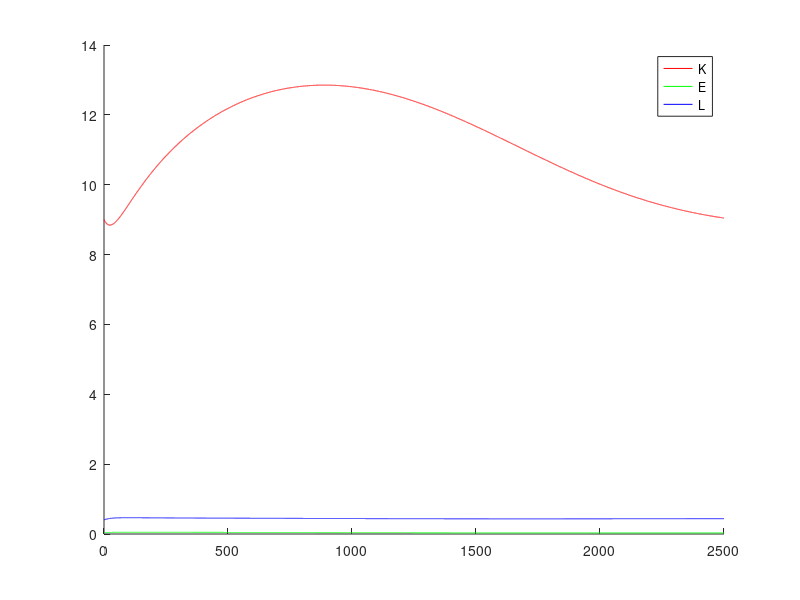
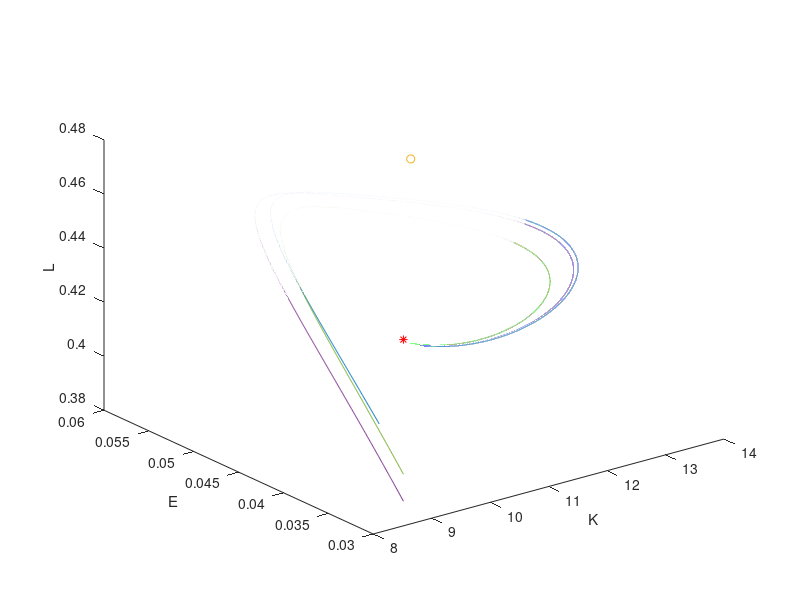

The MATLAB script that drew these images, in order:
%%%% Simulation of the 3 dynamical system eqns dot{K}, dot{E}, dot{L}
% realization of two trajectories in the space starting form an arbitrary
% point and the fixed point P*. Code that generates the Fig 3 in report

clear; close all;
t0=0;
T=2500;
h=0.1;
%% parameters of the model
alpha = 0.1;
beta = 0.8; 
gamma = 0.58;
delta = 0.05;
epsil = 1;
eta = 1.5;
theta = 0.001;
E_bar = 0.17;
star_L = beta/(beta+epsil);
% repr. ratio f(L*)/f'(L*)
%f_ratio=(beta*epsil*eta)/((beta+epsil)*(eta*(beta+epsil)-(beta*epsil)));

%% equations
f = @(x) epsil*((1-x)^((epsil-eta*(1+epsil))/eta))*(x^(1-beta))/beta; 
diff_f = @(x) -(epsil*((1-x)^((epsil-eta*(1+epsil))/eta))...
    *(((beta+epsil)*eta-epsil)*x+(1-beta)*eta))/(beta*eta*(x-1)*(x^beta));

K_f = @(K, E, L) (K^alpha)*(L^(beta-1))*(E^gamma)*((beta+epsil)*L-beta)/epsil;
E_f = @(K, E, L) E*(E_bar-E)-delta*(K^alpha)*(L^beta)*(E^gamma);
L_f = @(K, E, L) (f(L)/diff_f(L))*(alpha*(K^(alpha-1))*(L^(beta-1))*(E^gamma)...
    *((beta+epsil)*L-beta)/epsil + gamma*(E_bar-E-delta*(K^alpha)*(L^beta)*(E^(gamma-1)))...
    +(theta-alpha*(K^(alpha-1))*(L^beta)*(E^gamma))/eta);

%% Runge-Kutta
%>>> initial point - set 1
Klv(1)=9.002396759;
Elv(1)=0.035860545540;
Llv(1)=0.4059105885;   
% Klv(1)=8.002396759;
% Elv(1)=0.025860545540;
% Llv(1)=0.3059105885; 

N=(T-t0)/h;% timesteps
tt= t0:h:T;
% Runge-Kutta coefficients calcualtion of steps
for n = 1:N
    K1k = K_f(Klv(n), Elv(n), Llv(n));
    K1e = E_f(Klv(n), Elv(n), Llv(n));
    K1l = L_f(Klv(n), Elv(n), Llv(n));
    K2k = K_f(Klv(n) + h*K1k/2, Elv(n) + h*K1e/2, Llv(n) + h*K1l/2);
    K2e = E_f(Klv(n) + h*K1k/2, Elv(n) + h*K1e/2, Llv(n) + h*K1l/2);
    K2l = L_f(Klv(n) + h*K1k/2, Elv(n) + h*K1e/2, Llv(n) + h*K1l/2);
    K3k = K_f(Klv(n) + h*K2k/2, Elv(n) + h*K2e/2, Llv(n) + h*K2l/2);
    K3e = E_f(Klv(n) + h*K2k/2, Elv(n) + h*K2e/2, Llv(n) + h*K2l/2);
    K3l = L_f(Klv(n) + h*K2k/2, Elv(n) + h*K2e/2, Llv(n) + h*K2l/2);
    K4k = K_f(Klv(n) + h*K3k, Elv(n) + h*K3e, Llv(n) + h*K3l);
    K4e = E_f(Klv(n) + h*K3k, Elv(n) + h*K3e, Llv(n) + h*K3l);
    K4l = L_f(Klv(n) + h*K3k, Elv(n) + h*K3e, Llv(n) + h*K3l);
    Klv(n+1) = Klv(n) + h*(K1k + 2*K2k + 2*K3k + K4k)/6;
    Elv(n+1) = Elv(n) + h*(K1e + 2*K2e + 2*K3e + K4e)/6;
    Llv(n+1) = Llv(n) + h*(K1l + 2*K2l + 2*K3l + K4l)/6;
end
%% graph plotting
figure(1)
hold on
plot(tt,Klv,'red')
plot(tt,Elv,'green')
plot(tt,Llv,'blue')
legend('K','E','L')
hold off

figure(2)
plot3(Klv,Elv,Llv)
hold on 
plot3(8.802396759,0.031860545540,0.4444,'Marker','*','Color','r') %P1*
plot3(13.11009169,0.0591165274446,0.4444,'o') %P2*
xlabel('K')
ylabel('E')
zlabel('L')

for j=1:2
    %% Runge-Kutta 2nd trajectory
    %>>> initial point - set 1
    % Klv(1)=3.1+j;
    % Elv(1)=0.005;
    % Llv(1)=0.22;   
    Klv(1)=8.802396759;
    Elv(1)=0.031860545540;
    Llv(1)=0.3745910588+j*0.01; 
    
    N=(T-t0)/h;
    tt= t0:h:T;
    % Runge-Kutta coefficients calcualtion of steps
    for n = 1:N
        K1k = K_f(Klv(n), Elv(n), Llv(n));
        K1e = E_f(Klv(n), Elv(n), Llv(n));
        K1l = L_f(Klv(n), Elv(n), Llv(n));
        K2k = K_f(Klv(n) + h*K1k/2, Elv(n) + h*K1e/2, Llv(n) + h*K1l/2);
        K2e = E_f(Klv(n) + h*K1k/2, Elv(n) + h*K1e/2, Llv(n) + h*K1l/2);
        K2l = L_f(Klv(n) + h*K1k/2, Elv(n) + h*K1e/2, Llv(n) + h*K1l/2);
        K3k = K_f(Klv(n) + h*K2k/2, Elv(n) + h*K2e/2, Llv(n) + h*K2l/2);
        K3e = E_f(Klv(n) + h*K2k/2, Elv(n) + h*K2e/2, Llv(n) + h*K2l/2);
        K3l = L_f(Klv(n) + h*K2k/2, Elv(n) + h*K2e/2, Llv(n) + h*K2l/2);
        K4k = K_f(Klv(n) + h*K3k, Elv(n) + h*K3e, Llv(n) + h*K3l);
        K4e = E_f(Klv(n) + h*K3k, Elv(n) + h*K3e, Llv(n) + h*K3l);
        K4l = L_f(Klv(n) + h*K3k, Elv(n) + h*K3e, Llv(n) + h*K3l);
        Klv(n+1) = Klv(n) + h*(K1k + 2*K2k + 2*K3k + K4k)/6;
        Elv(n+1) = Elv(n) + h*(K1e + 2*K2e + 2*K3e + K4e)/6;
        Llv(n+1) = Llv(n) + h*(K1l + 2*K2l + 2*K3l + K4l)/6;
    end
    
    plot3(Klv,Elv,Llv)
    
end
hold off